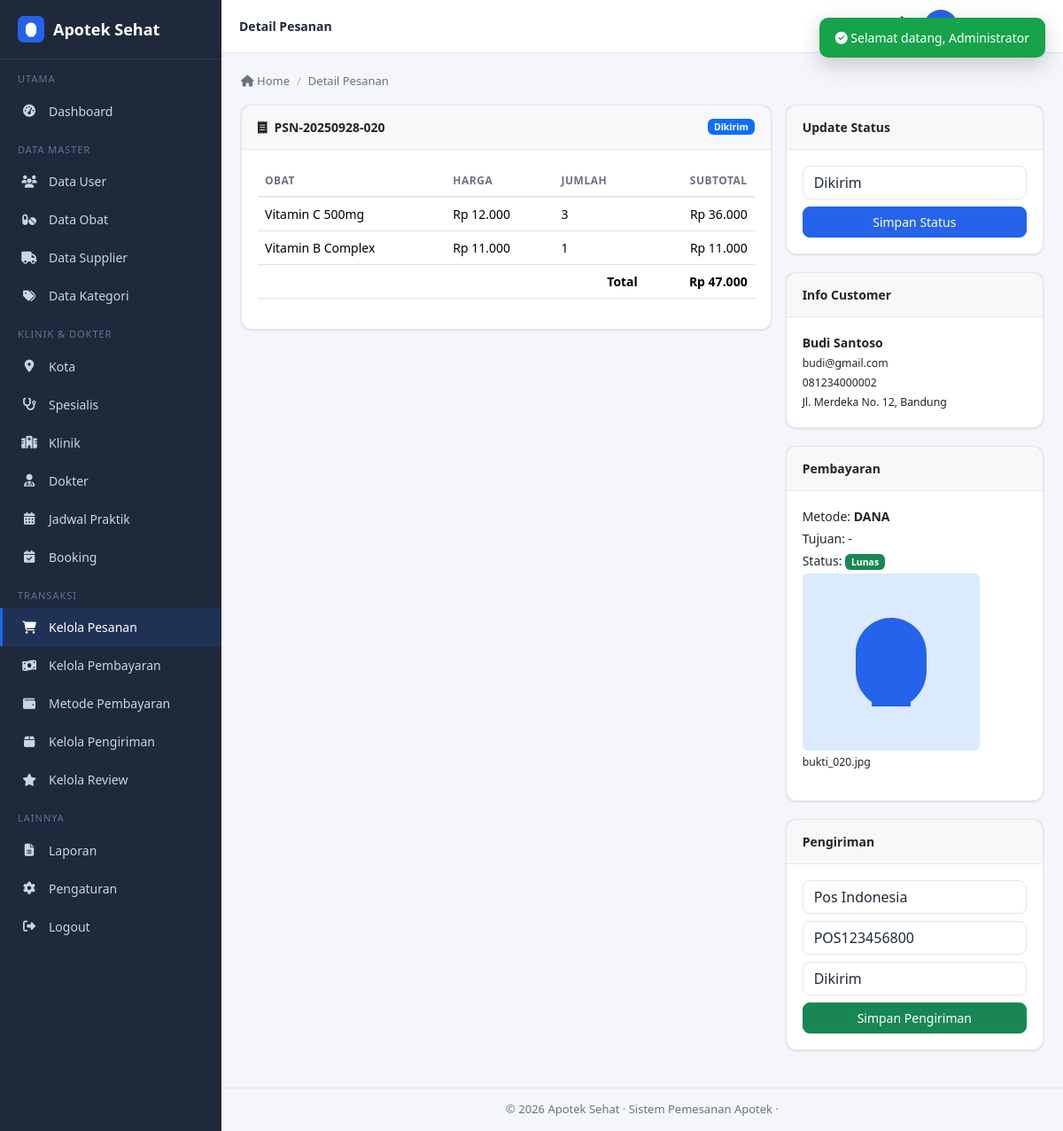
Page /admin/pesanan/detail.php?id=20 (signed in) on the committed database.
### tables this page shows
CREATE TABLE IF NOT EXISTS pesanan (
  id_pesanan    INT(11) UNSIGNED NOT NULL AUTO_INCREMENT,
  kode_pesanan  VARCHAR(30) NOT NULL,
  id_user       INT(11) UNSIGNED NOT NULL,
  tanggal       DATETIME NOT NULL DEFAULT CURRENT_TIMESTAMP,
  total         DECIMAL(12,2) NOT NULL DEFAULT 0,
  status        ENUM('Menunggu Pembayaran','Diproses','Dikirim','Selesai','Dibatalkan') NOT NULL DEFAULT 'Menunggu Pembayaran',
  PRIMARY KEY (id_pesanan),
  UNIQUE KEY unik_kode_pesanan (kode_pesanan),
  KEY fk_pesanan_user (id_user),
  CONSTRAINT fk_pesanan_user FOREIGN KEY (id_user) REFERENCES users (id_user)
    ON DELETE CASCADE ON UPDATE CASCADE
);

CREATE TABLE IF NOT EXISTS detail_pesanan (
  id_detail  INT(11) UNSIGNED NOT NULL AUTO_INCREMENT,
  id_pesanan INT(11) UNSIGNED NOT NULL,
  id_obat    INT(11) UNSIGNED NOT NULL,
  harga      DECIMAL(12,2) NOT NULL DEFAULT 0,
  jumlah     INT(11) NOT NULL DEFAULT 1,
  subtotal   DECIMAL(12,2) NOT NULL DEFAULT 0,
  PRIMARY KEY (id_detail),
  KEY fk_detail_pesanan (id_pesanan),
  KEY fk_detail_obat (id_obat),
  CONSTRAINT fk_detail_pesanan FOREIGN KEY (id_pesanan) REFERENCES pesanan (id_pesanan)
    ON DELETE CASCADE ON UPDATE CASCADE,
  CONSTRAINT fk_detail_obat FOREIGN KEY (id_obat) REFERENCES obat (id_obat)
    ON DELETE CASCADE ON UPDATE CASCADE
);

CREATE TABLE IF NOT EXISTS obat (
  id_obat        INT(11) UNSIGNED NOT NULL AUTO_INCREMENT,
  kode_obat      VARCHAR(20) NOT NULL,
  nama_obat      VARCHAR(150) NOT NULL,
  id_kategori    INT(11) UNSIGNED DEFAULT NULL,
  id_supplier    INT(11) UNSIGNED DEFAULT NULL,
  harga          DECIMAL(12,2) NOT NULL DEFAULT 0,
  stok           INT(11) NOT NULL DEFAULT 0,
  deskripsi      TEXT DEFAULT NULL,
  gambar         VARCHAR(255) DEFAULT NULL,
  tanggal_expired DATE DEFAULT NULL,
  created_at     DATETIME NOT NULL DEFAULT CURRENT_TIMESTAMP,
  PRIMARY KEY (id_obat),
  UNIQUE KEY unik_kode_obat (kode_obat),
  KEY fk_obat_kategori (id_kategori),
  KEY fk_obat_supplier (id_supplier),
  CONSTRAINT fk_obat_kategori FOREIGN KEY (id_kategori) REFERENCES kategori_obat (id_kategori)
    ON DELETE SET NULL ON UPDATE CASCADE,
  CONSTRAINT fk_obat_supplier FOREIGN KEY (id_supplier) REFERENCES supplier (id_supplier)
    ON DELETE SET NULL ON UPDATE CASCADE
);

CREATE TABLE IF NOT EXISTS users (
  id_user    INT(11) UNSIGNED NOT NULL AUTO_INCREMENT,
  nama       VARCHAR(100) NOT NULL,
  email      VARCHAR(100) NOT NULL,
  password   VARCHAR(255) NOT NULL,
  no_hp      VARCHAR(20)  DEFAULT NULL,
  alamat     TEXT         DEFAULT NULL,
  role       ENUM('admin','customer') NOT NULL DEFAULT 'customer',
  created_at DATETIME     NOT NULL DEFAULT CURRENT_TIMESTAMP,
  PRIMARY KEY (id_user),
  UNIQUE KEY unik_email (email)
);

CREATE TABLE IF NOT EXISTS pembayaran (
  id_pembayaran  INT(11) UNSIGNED NOT NULL AUTO_INCREMENT,
  id_pesanan     INT(11) UNSIGNED NOT NULL,
  id_metode      INT(11) UNSIGNED DEFAULT NULL,
  metode         VARCHAR(50) DEFAULT NULL,
  bukti_transfer VARCHAR(255) DEFAULT NULL,
  tanggal_bayar  DATETIME DEFAULT NULL,
  status         ENUM('Menunggu','Lunas','Ditolak') NOT NULL DEFAULT 'Menunggu',
  PRIMARY KEY (id_pembayaran),
  KEY fk_pembayaran_pesanan (id_pesanan),
  KEY fk_pembayaran_metode (id_metode),
  CONSTRAINT fk_pembayaran_pesanan FOREIGN KEY (id_pesanan) REFERENCES pesanan (id_pesanan)
    ON DELETE CASCADE ON UPDATE CASCADE,
  CONSTRAINT fk_pembayaran_metode FOREIGN KEY (id_metode) REFERENCES metode_pembayaran (id_metode)
    ON DELETE SET NULL ON UPDATE CASCADE
);

CREATE TABLE IF NOT EXISTS pengiriman (
  id_pengiriman INT(11) UNSIGNED NOT NULL AUTO_INCREMENT,
  id_pesanan    INT(11) UNSIGNED NOT NULL,
  ekspedisi     VARCHAR(50) DEFAULT NULL,
  nomor_resi    VARCHAR(50) DEFAULT NULL,
  status        ENUM('Dikemas','Dikirim','Diterima','Gagal') NOT NULL DEFAULT 'Dikemas',
  PRIMARY KEY (id_pengiriman),
  KEY fk_pengiriman_pesanan (id_pesanan),
  CONSTRAINT fk_pengiriman_pesanan FOREIGN KEY (id_pesanan) REFERENCES pesanan (id_pesanan)
    ON DELETE CASCADE ON UPDATE CASCADE
);

### admin/pesanan/detail.php (the view, shortened to what this page needs)
<?php
require_once '../../config/koneksi.php';
$id = (int)($_GET['id'] ?? 0);
$pes = $pdo->prepare("SELECT p.*, u.nama, u.email, u.no_hp, u.alamat FROM pesanan p JOIN users u ON u.id_user=p.id_user WHERE p.id_pesanan=?");
$pes->execute([$id]);
$pes = $pes->fetch();
$items = $pdo->prepare("SELECT d.*, o.nama_obat, o.gambar FROM detail_pesanan d JOIN obat o ON o.id_obat=d.id_obat WHERE d.id_pesanan=?");
$items->execute([$id]);
$pay = $pdo->prepare("SELECT * FROM pembayaran WHERE id_pesanan=?");
$pay->execute([$id]); $pay = $pay->fetch();
$ship = $pdo->prepare("SELECT * FROM pengiriman WHERE id_pesanan=?");
$ship->execute([$id]); $ship = $ship->fetch();
require_once '../../includes/header_admin.php';
?>
<div class="row g-3">
    <div class="col-lg-8">
        <div class="card">
            <div class="card-header"><span><i class="fas fa-receipt me-2"></i><?= e($pes['kode_pesanan']) ?></span> <?= status_badge($pes['status']) ?></div>
            <div class="card-body">
                <div class="table-responsive">
                    <table class="table">
                        <thead><tr><th>Obat</th><th>Harga</th><th>Jumlah</th><th class="text-end">Subtotal</th></tr></thead>
                        <tbody>
                        <?php $gt = 0; foreach ($items as $it): $gt += $it['subtotal']; ?>
                            <tr>
                                <td><?= e($it['nama_obat']) ?></td>
                                <td><?= rupiah($it['harga']) ?></td>
                                <td><?= $it['jumlah'] ?></td>
                                <td class="text-end"><?= rupiah($it['subtotal']) ?></td>
                            </tr>
                        <?php endforeach; ?>
                        </tbody>
                        <tfoot><tr><th colspan="3" class="text-end">Total</th><th class="text-end"><?= rupiah($pes['total']) ?></th></tr></tfoot>
                    </table>
                </div>
            </div>
        </div>
    </div>
    <div class="col-lg-4">
        <div class="card sticky-summary">
            <div class="card-header">Update Status</div>
            <div class="card-body">
                <form method="post" action="<?= BASE_URL ?>admin/pesanan/proses.php">
                    <select name="status" class="form-select mb-2">
                        <?php foreach (['Menunggu Pembayaran','Diproses','Dikirim','Selesai','Dibatalkan'] as $s): ?>
                            <option value="<?= $s ?>" <?= $pes['status']===$s?'selected':'' ?>><?= $s ?></option>
                        <?php endforeach; ?>
                    </select>
                    <button class="btn btn-primary w-100">Simpan Status</button>
                </form>
            </div>
        </div>
        <div class="card">
            <div class="card-header">Info Customer</div>
            <div class="card-body">
                <p class="mb-1"><strong><?= e($pes['nama']) ?></strong></p>
                <p class="mb-1 small"><?= e($pes['email']) ?></p>
                <p class="mb-1 small"><?= e($pes['no_hp']) ?></p>
                <p class="mb-0 small"><?= e($pes['alamat']) ?></p>
            </div>
        </div>
        <?php if ($pay): ?>
        <div class="card">
            <div class="card-header">Pembayaran</div>
            <div class="card-body">
                <p class="mb-1">Metode: <strong><?php if (!empty($pay['id_metode'])): $d=$pdo->prepare("SELECT nama_metode,nomor,pemilik,tipe FROM metode_pembayaran WHERE id_metode=?"); $d->execute([$pay['id_metode']]); $d=$d->fetch(); if ($d): ?><?= e($d['nama_metode'] ?? '-') ?><?php else: ?><?= e($pay['metode'] ?? '-') ?><?php endif; ?><?php else: ?><?= e($pay['metode'] ?? '-') ?><?php endif; ?></strong></p>
                <p class="mb-1">Tujuan: <span><?php if (!empty($pay['id_metode']) && $d): ?><?= e($d['tipe']==='bank'?'Rekening Bank':'E-Wallet') ?> <?= e($d['nomor']) ?> a.n. <?= e($d['pemilik']) ?><?php else: ?>-<?php endif; ?></span></p>
                <p class="mb-1">Status: <?= status_badge($pay['status']) ?></p>
                <?php if ($pay['bukti_transfer']): ?><img src="<?= URL_BUKTI . e($pay['bukti_transfer']) ?>" class="img-fluid rounded" onerror="this.src='<?= BASE_URL ?>assets/images/no-image.svg'"><p class="small mt-1"><?= e($pay['bukti_transfer']) ?></p><?php endif; ?>
            </div>
        </div>
        <?php endif; ?>
        <div class="card">
            <div class="card-header">Pengiriman</div>
            <div class="card-body">
                <form method="post" action="<?= BASE_URL ?>admin/pengiriman/proses.php">
                    <div class="mb-2"><input type="text" name="ekspedisi" class="form-control" placeholder="Ekspedisi" value="<?= e($ship['ekspedisi'] ?? '') ?>"></div>
                    <div class="mb-2"><input type="text" name="nomor_resi" class="form-control" placeholder="No. Resi" value="<?= e($ship['nomor_resi'] ?? '') ?>"></div>
                    <select name="status" class="form-select mb-2">
                        <?php foreach (['Dikemas','Dikirim','Diterima','Gagal'] as $s): ?>
                            <option value="<?= $s ?>" <?= ($ship['status'] ?? '')===$s?'selected':'' ?>><?= $s ?></option>
                        <?php endforeach; ?>
                    </select>
                    <button class="btn btn-success w-100">Simpan Pengiriman</button>
                </form>
            </div>
        </div>
    </div>
</div>
<?php require_once '../../includes/footer_admin.php'; ?>

### functions/functions.php (shortened to what this page needs)
<?php
function e($str) {
    return htmlspecialchars((string)($str ?? ''), ENT_QUOTES, 'UTF-8');
}
function rupiah($n) {
    return 'Rp ' . number_format((float)$n, 0, ',', '.');
}
function status_badge($status) {
    $map = [
        'Menunggu Pembayaran' => 'bg-warning text-dark',
        'Diproses'            => 'bg-info text-dark',
        'Dikirim'             => 'bg-primary',
        'Selesai'             => 'bg-success',
        'Dibatalkan'          => 'bg-secondary',
        'Menunggu'            => 'bg-warning text-dark',
        'Lunas'               => 'bg-success',
        'Ditolak'             => 'bg-danger',
        'Dikemas'             => 'bg-info text-dark',
        'Diterima'            => 'bg-success',
        'Gagal'               => 'bg-danger',
        'belum dibaca'        => 'bg-danger',
        'dibaca'              => 'bg-secondary',
    ];
    $cls = $map[$status] ?? 'bg-secondary';
    return '<span class="badge ' . $cls . '">' . e($status) . '</span>';
}

### assets/css/style.css (style rules this page uses)
:root { --primary: #2563eb; --primary-dark: #1d4ed8; --primary-light: #dbeafe; --bg: #f4f6fb; --surface: #ffffff; --text: #1f2937; --text-muted: #6b7280; --border: #e5e7eb; --sidebar-bg: #1e293b; --sidebar-text: #cbd5e1; --success: #16a34a; --danger: #dc2626; --warning: #f59e0b; --info: #0ea5e9; --shadow: 0 1px 3px rgba(0,0,0,.08), 0 1px 2px rgba(0,0,0,.04); --radius: 12px; }
* { box-sizing: border-box; }
body { background: var(--bg); color: var(--text); font-family: 'Segoe UI', system-ui, -apple-system, sans-serif; margin: 0; font-size: 14px; }
.table-responsive { overflow-x: auto; -webkit-overflow-scrolling: touch; }
.table td, .table th { white-space: normal; overflow-wrap: anywhere; word-break: break-word; }
.card, .card-body, .card-header, .alert, .modal-body, .modal-header, .modal-footer, .dropdown-menu, .dropdown-item { overflow-wrap: anywhere; word-break: break-word; }
.card { background: var(--surface); border: 1px solid var(--border); border-radius: var(--radius); box-shadow: var(--shadow); margin-bottom: 20px; }
.card-header { padding: 14px 18px; border-bottom: 1px solid var(--border); font-weight: 600; display: flex; justify-content: space-between; align-items: center; }
.card-body { padding: 18px; }
.btn-primary, .btn-success, .btn-danger, .btn-warning, .btn-info, .btn-secondary, .btn-outline-primary { border-radius: 8px; font-size: 14px; }
.btn-primary { background: var(--primary); border-color: var(--primary); }
.table { color: var(--text); }
.table > :not(caption) > * > * { background: transparent; }
.table thead th { border-bottom: 2px solid var(--border); font-size: 12px; text-transform: uppercase; letter-spacing: .5px; color: var(--text-muted); }
.form-control, .form-select { background: var(--surface); border-color: var(--border); color: var(--text); border-radius: 8px; }
.sticky-summary { position: sticky; top: 80px; }

### rows in the picture
pesanan: kode_pesanan "PSN-20250928-020", status "Dikirim", total "Rp 47.000", id_user.nama "Budi Santoso", id_user.email "budi@gmail.com", id_user.no_hp "081234000002", id_user.alamat "Jl. Merdeka No. 12, Bandung"
detail_pesanan: id_obat.nama_obat "Vitamin C 500mg", harga "Rp 12.000", jumlah "3", subtotal "Rp 36.000"
detail_pesanan: id_obat.nama_obat "Vitamin B Complex", harga "Rp 11.000", jumlah "1", subtotal "Rp 11.000"
pembayaran: metode "DANA", status "Lunas", bukti_transfer "bukti_020.jpg"
pengiriman: ekspedisi "Pos Indonesia", nomor_resi "POS123456800", status "Dikirim"

### other values in the picture
$page_title "Detail Pesanan"
